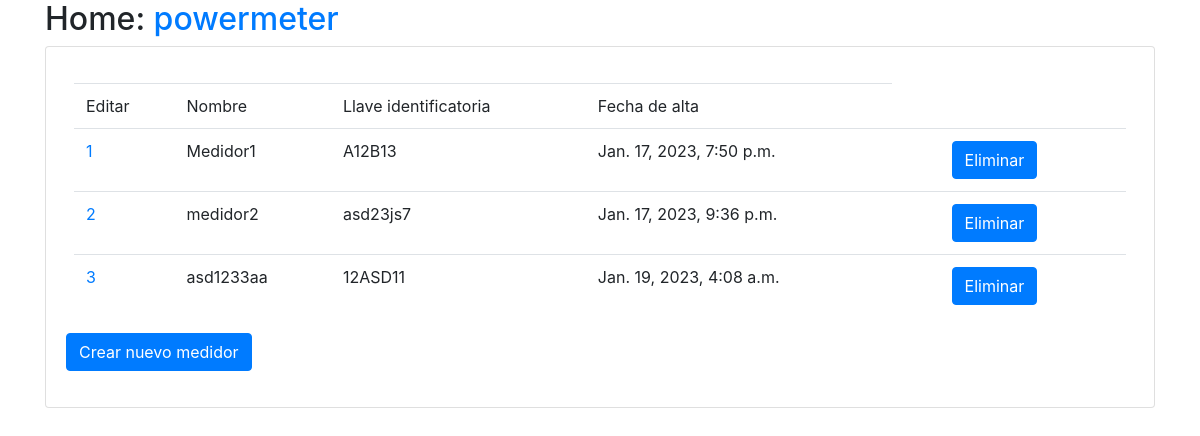
Screenshot of /medidores/Medidores/ with the database file from the repository.
### medidores/models.py (models this page shows, shortened)
class Medidores(models.Model):
    nombre = models.CharField(max_length=100, null=False, blank=False, unique=True)
    llave_id = models.CharField(max_length=50, null=False, blank=False, unique=True)
    created = models.DateTimeField(auto_now_add=True, editable=False)
    last_updated = models.DateTimeField(auto_now=True, editable=False)
    Id = models.AutoField(primary_key=True, editable=False)
    class Meta:
        pass
    def __str__(self):
        return str(self.pk)
    def get_absolute_url(self):
        return reverse("Medidores_detail", args=(self.Id,))

### medidores/views.py (the view)
# urls.py: path("Medidores/", views.MedidoresListView.as_view(), name="Medidores_list"),
class MedidoresListView(generic.ListView):
    model = Medidores
    form_class = forms.MedidoresForm

### medidores/templates/medidores/medidores_list.html
{% extends "base.html" %}
{% block content %}
<div class="m-2">
  <table class="table">
    <tr>
      <td>Editar</td>
      <td>Nombre</td>
      <td>Llave identificatoria</td>
      <td>Fecha de alta</td>
    </tr>
    {% for object in object_list %}
      <tr>
        <td><a href="{{object.get_absolute_url}}">{{object}}</a></td>
        <td>{{ object.nombre }}</td>
        <td>{{ object.llave_id }}</td>
        <td>{{ object.created }}</td>
        <td>
          <small class="ml-5">
            <a class="btn btn-primary" href="{% url 'Medidores_delete' pk=object.pk %}">
              Eliminar
            </a>
          </small>
        </td>
      </tr>
    {% endfor %}
  </table>
</div>
<div>
  <a class="btn btn-primary"
    href="{% url 'Medidores_create' %}">
  Crear nuevo medidor
  </a>
</div>
{% endblock %}

### rows the page displays
Medidores: Id "1", nombre "Medidor1", llave_id "A12B13", created "Jan. 17, 2023, 7:50 p.m."
Medidores: Id "2", nombre "medidor2", llave_id "asd23js7", created "Jan. 17, 2023, 9:36 p.m."
Medidores: Id "3", nombre "asd1233aa", llave_id "12ASD11", created "Jan. 19, 2023, 4:08 a.m."
